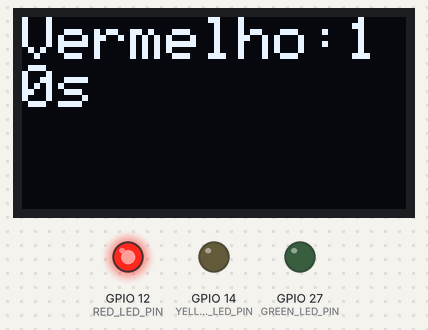
Recording of a sketch running on a simulated ESP32. On the bench: 128×64 one-colour display, output pins drawn as LEDs (lit = HIGH). The display library's start-up logo is not drawn.

Above: at 2.1 s.
At 4.2 s:
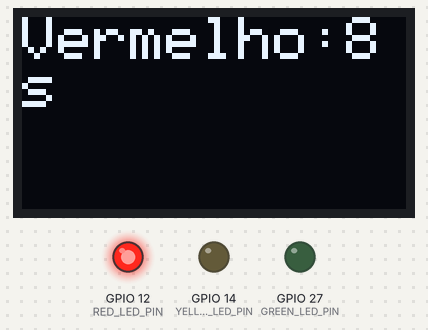
At 7.3 s:
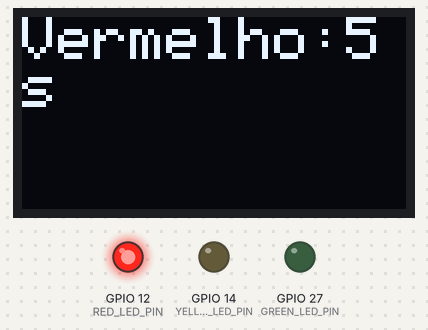
At 12.4 s:
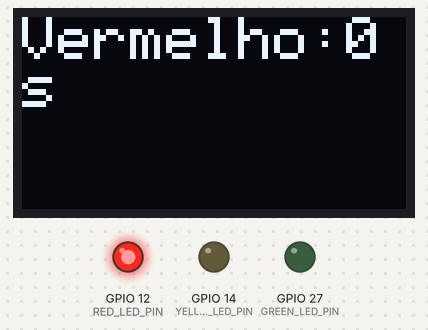
At 21.5 s:
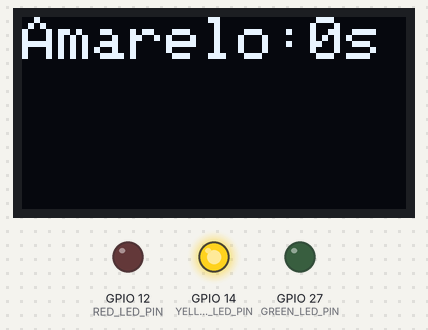
At 31.7 s:
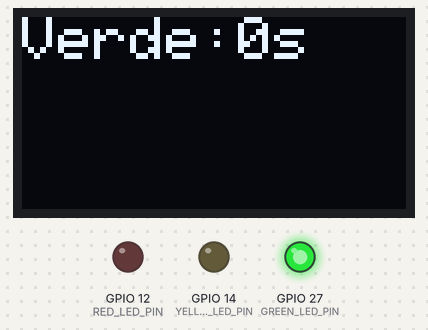
Timing chart, 0 to 40.0 s (numbered marks = the images above):
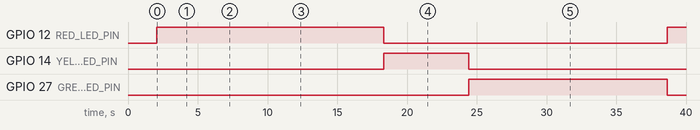

The sketch:

sketch.ino
```cpp
#include <Adafruit_GFX.h>
#include <Adafruit_SSD1306.h>

#define SCREEN_WIDTH 128
#define SCREEN_HEIGHT 64

#define OLED_RESET    -1
#define SCREEN_ADDRESS 0x3C

#define RED_LED_PIN 12
#define YELLOW_LED_PIN 14
#define GREEN_LED_PIN 27

Adafruit_SSD1306 display(SCREEN_WIDTH, SCREEN_HEIGHT, &Wire, OLED_RESET);

int tempo_vermelho = 10;
int tempo_amarelo = 3;
int tempo_verde = 7;

void setup() {
  Serial.begin(9600);

  pinMode(RED_LED_PIN, OUTPUT);
  pinMode(YELLOW_LED_PIN, OUTPUT);
  pinMode(GREEN_LED_PIN, OUTPUT);

  if(!display.begin(SSD1306_SWITCHCAPVCC, SCREEN_ADDRESS)) {
    Serial.println(F("Erro ao iniciar o display SSD1306"));
    for(;;);
  }

  display.display();
  delay(2000);
  display.clearDisplay();
}

void loop() {
  // LED Vermelho
  digitalWrite(RED_LED_PIN, HIGH);
  digitalWrite(YELLOW_LED_PIN, LOW);
  digitalWrite(GREEN_LED_PIN, LOW);
  mostrarTempo("Vermelho:", tempo_vermelho);
  delay(tempo_vermelho * 600);

  // LED Amarelo
  digitalWrite(RED_LED_PIN, LOW);
  digitalWrite(YELLOW_LED_PIN, HIGH);
  digitalWrite(GREEN_LED_PIN, LOW);
  mostrarTempo("Amarelo:", tempo_amarelo);
  delay(tempo_amarelo * 1000);

  // LED Verde
  digitalWrite(RED_LED_PIN, LOW);
  digitalWrite(YELLOW_LED_PIN, LOW);
  digitalWrite(GREEN_LED_PIN, HIGH);
  mostrarTempo("Verde:", tempo_verde);
  delay(tempo_verde * 1000);
}

void mostrarTempo(String cor, int tempo) {
  display.clearDisplay();

  display.setTextSize(2);
  display.setTextColor(SSD1306_WHITE);
  display.setCursor(0, 0);
  display.print(cor);
  display.print(tempo);
  display.println("s");

  display.display();

  while(tempo > 0) {
    tempo--;
    delay(1000);
    display.clearDisplay();
    display.setCursor(0, 0);
    display.print(cor);
    display.print(tempo);
    display.println("s");
    display.display();
  }
}
```

Measured:
- by itself, GPIO 12 (RED_LED_PIN): LOW → HIGH at 2.1 s, → LOW 16.3 s later, → HIGH 20.3 s later
- by itself, GPIO 14 (YELLOW_LED_PIN): LOW → HIGH at 18.3 s, → LOW 6.1 s later
- by itself, GPIO 27 (GREEN_LED_PIN): LOW → HIGH at 24.4 s, → LOW 14.2 s later
- what the display in image 0 shows lasts 1.0 s, from 2.1 s to 3.1 s
- what the display in image 3 shows lasts 6.1 s, from 12.3 s to 18.4 s
- what the display in image 4 shows lasts 3.1 s, from 21.4 s to 24.5 s
